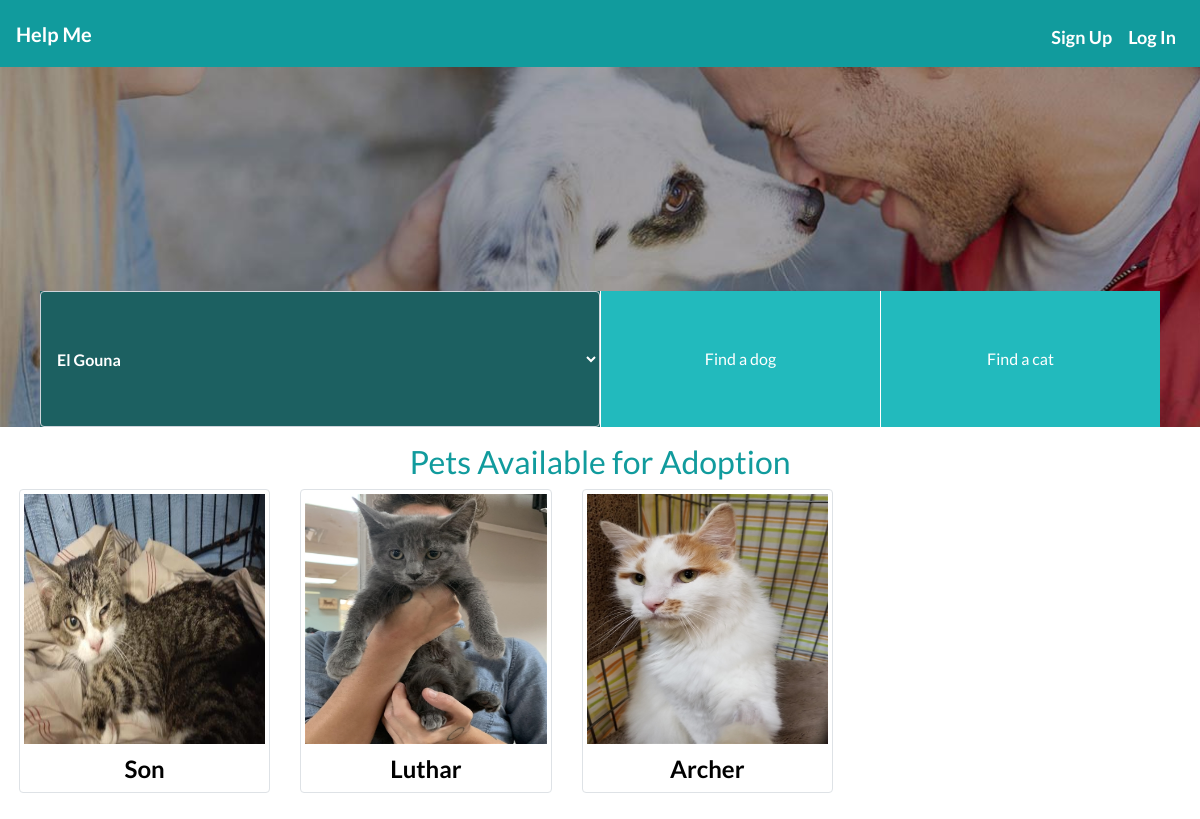
The page / on the database its author committed.
### tables this page shows
CREATE TABLE image  (
	imgID INTEGER PRIMARY key AUTOINCREMENT not null , 
	imgName text not null , 
	pet_id INTEGER REFERENCES pet(petID)
);

CREATE TABLE pet(
	petID INTEGER PRIMARY KEY AUTOINCREMENT not null , 
	petName text not null ,
	age text not null ,
	gender text not null ,
	color text not null ,
	size text not null ,
	type text not null ,
	breed text not null ,
	user_id INTEGER REFERENCES user(Id)
);

### app.py (the view)
@app.route("/" , methods = ["GET"])
def home():
    conn = sqlite3.connect(currentdir + "\\users.db")
    c = conn.cursor()
    query = "SELECT DISTINCT(Country)from user"
    cities = c.execute(query).fetchall()
    c.close()
    conn = sqlite3.connect(currentdir + "\\users.db")
    c = conn.cursor()
    query = "SELECT petID,petName , imgName from pet JOIN image on pet.petID = image.pet_id LIMIT  3"
    cur = c.execute(query)
    result = [dict(petID =row[0],petName=row[1], imgName=row[2]) for row in cur.fetchall()]
    return render_template("Home.html",result = result,cities = cities)

### templates/Home.html (shortened to what this page needs)
<!DOCTYPE html>
<html lang="en">
    <head>
        <link href="https://maxcdn.bootstrapcdn.com/bootstrap/4.1.3/css/bootstrap.min.css" rel="stylesheet">
        <link rel="stylesheet" type="text/css" href="/static/index1.css">
    </head>
    <body>
        <nav class="navbar navbar-expand-md navbar-light ">
            <a class="navbar-brand" href="/"> Help Me</span></a>
            <div class="collapse navbar-collapse" id="navbar">
                    <ul class="navbar-nav ml-auto mt-2">
                        <li class="nav-item"><a class="nav-link" href="" data-toggle="modal" data-target="#SignUP">Sign Up </a></li>
                        <li class="nav-item"><a class="nav-link" href="" data-toggle="modal" data-target="#exampleModalCenter">Log In </a></li>
                    </ul>
            </div>
        </nav>
        <div class="bg-img">
        <header class="container" style="height: 100%;padding-top: 14rem;">
          <form style="width: 100%;" name="gallery" action="/gallery" method="POST">
            <div class="form-row" style="height: 100%;">
              <div class="col-6"  style="padding: 0;background-color: #1c6061; ">
                <select class="form-control "style="height: 100%; background-color: #1c6061; color:white; font-weight:bold;" name="city" id="country">
                    {% for city in cities %}
                      <option  value="{{ city[0] }}">{{city[0]}}</option>
                    {% endfor %}
                </select>
              </div>
              <div class="col-3" style="padding: 0;">
                  <button  value="Dog" name="dog" class="btnStyle"  >  Find a dog</button>
            </div>
              <div class="col-3" style="padding: 0;">
                  <button  value="Cat" name="cat" class="btnStyle" >  Find a cat</button>
            </div>
            </div>
          </form>
        </header>
        </div>
        <section class="container p-1" >
          <h2 style="text-align: center;">Pets Available for Adoption</h2>
          <div class="row cards">
            <div class="row cards">
              {% for row in result %}
              <div class="col-lg-4 col-md-6 col-sm-12" style="margin-bottom:3%;">
                  <div class="img-thumbnail">
                    <img class="image" src="{{url_for('static' ,filename = row['imgName'])}}" alt="">
                    <form action="/petInfo" method="POST">
                      <button style="text-align: center;padding-top: 7px;font-size: x-large;font-weight: bold;background-color: transparent;border:none;cursor: pointer;outline: none;" value="{{row['petID']}}" name="pet">{{row["petName"]}}</button>
                  </form>
                  </div>
              </div>
              {% endfor %}
              </div>
      </section>
    </body>
</html>

### static/index1.css (style rules this page uses)
html { height: 100%; }
body { font-family: lato; height: 100%; }
.bg-img { background-image: url('initial1.jpg'); height: 45%; background-repeat: no-repeat; background-size: cover; }
form { height: 100%; }
section { height: 30%; margin-top: 1%; }
.navbar-brand { font-weight: bold; }
.navbar-light .navbar-brand { color:white; }
.navbar-light .navbar-nav .nav-link { color:white; }
h2 { color:#119b9d; }
.btnStyle { border:none; width: 100%; color: white; padding:0%; height: 100%; text-decoration: none; background-color: #22babd; cursor:pointer; border-left: 1px solid white; }
nav { background-color: #119b9d; }
.image { width: 100%; height: 250px; background-size: cover; background-position: center; }
.cards { text-align: center; }
a { color: #22babd; font-weight: bold; font-size: large; }

### rows shown on the page
image: imgName (picture), {{ row['petID'] }} 1 (drawn), petName "Son"
image: imgName (picture), {{ row['petID'] }} 5 (drawn), petName "Luthar"
image: imgName (picture), {{ row['petID'] }} 6 (drawn), petName "Archer"

### other values the page prints
form field city "El Gouna"
